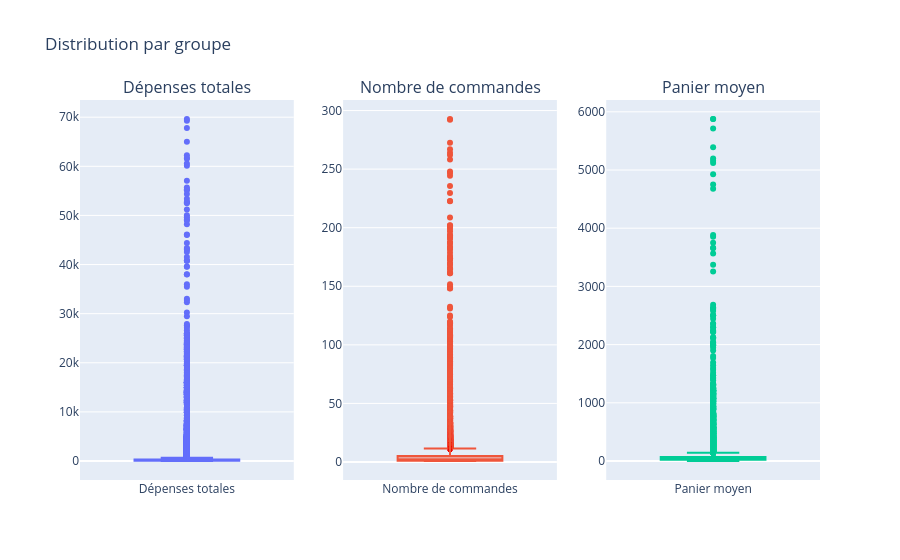

The cell this chart's notebook holds for it:
### Code cell
from plotly.subplots import make_subplots
import plotly.graph_objects as go

cols = ["total_spent", "n_orders", "avg_basket"]
names = ["Dépenses totales", "Nombre de commandes", "Panier moyen"]
colors = ["#636EFA", "#EF553B", "#00CC96"]

fig = make_subplots(rows=1, cols=3, subplot_titles=names)

for i, (col, name, color) in enumerate(zip(cols, names, colors), start=1):
    fig.add_trace(
        go.Box(y=df_customers[col], name=name, marker_color=color, showlegend=False),
        row=1, col=i
    )

fig.update_layout(title="Distribution par groupe")
fig.show()

### Figure 1 — Plotly figure (JSON) as saved in the notebook; plotly's stock layout.template omitted (floating-point values rounded to 4 significant figures; data arrays with more than 128 entries replaced by an {"elided": "..."} marker saying what was removed)
{"data": [{"marker": {"color": "#636EFA"}, "name": "Dépenses totales", "showlegend": false, "type": "box", "xaxis": "x", "y": {"elided": "50000 float values"}, "yaxis": "y"}, {"marker": {"color": "#EF553B"}, "name": "Nombre de commandes", "showlegend": false, "type": "box", "xaxis": "x2", "y": {"elided": "50000 float values"}, "yaxis": "y2"}, {"marker": {"color": "#00CC96"}, "name": "Panier moyen", "showlegend": false, "type": "box", "xaxis": "x3", "y": {"elided": "50000 float values"}, "yaxis": "y3"}], "layout": {"annotations": [{"font": {"size": 16}, "showarrow": false, "text": "Dépenses totales", "x": 0.1444, "xanchor": "center", "xref": "paper", "y": 1, "yanchor": "bottom", "yref": "paper"}, {"font": {"size": 16}, "showarrow": false, "text": "Nombre de commandes", "x": 0.5, "xanchor": "center", "xref": "paper", "y": 1, "yanchor": "bottom", "yref": "paper"}, {"font": {"size": 16}, "showarrow": false, "text": "Panier moyen", "x": 0.8556, "xanchor": "center", "xref": "paper", "y": 1, "yanchor": "bottom", "yref": "paper"}], "title": {"text": "Distribution par groupe"}, "xaxis": {"anchor": "y", "domain": [0, 0.2889]}, "xaxis2": {"anchor": "y2", "domain": [0.3556, 0.6444]}, "xaxis3": {"anchor": "y3", "domain": [0.7111, 1]}, "yaxis": {"anchor": "x", "domain": [0, 1]}, "yaxis2": {"anchor": "x2", "domain": [0, 1]}, "yaxis3": {"anchor": "x3", "domain": [0, 1]}}}
